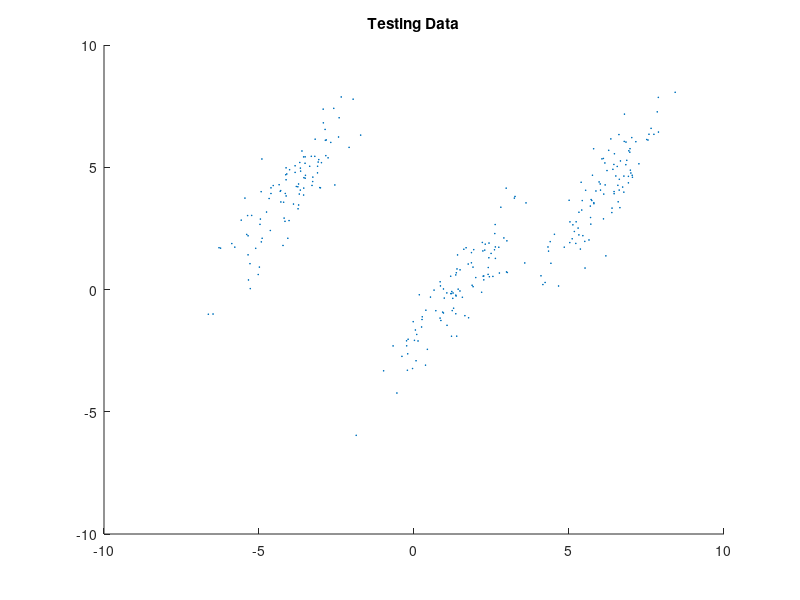

Here is the MATLAB script that generated this plot:
mu1 = [1.5 0];
mu2 = [6 4];
mu3 = [-4 4];

sigma1 = [1 1.5; 1.5 3];
sigma2 = [1 1.5; 1.5 3];
sigma3 = [1 1.5; 1.5 3];

n1 = 100;
n2 = 100;
n3 = 100;

dist1 = mvnrnd(mu1,sigma1,n1);
title1 = "Covariance for Distribution 1";
title12 = "Mean Vector for Distribution 1";
dist1Cov = cov(dist1);
dist1Mean = mean(dist1);
disp(title1);
disp(dist1Cov);
disp(title12);
disp(dist1Mean);

dist2 = mvnrnd(mu2,sigma2,n2);
title2 = "Covariance for Distribution 2";
title22 = "Mean Vector for Distribution 2";
dist2Cov = cov(dist2);
dist2Mean = mean(dist2);
disp(title2);
disp(dist2Cov);
disp(title22);
disp(dist2Mean);


dist3 = mvnrnd(mu3,sigma3,n3);
title3 = "Covariance for Distribution 3";
title32 = "Mean Vector for Distribution 3";
dist3Cov = cov(dist3);
dist3Mean = mean(dist3);
disp(title3);
disp(dist3Cov);
disp(title32);
disp(dist3Mean);

X = [dist1; dist2; dist3];

figure;
scatter(X(:,1),X(:,2),1,'+');
title("Testing Data");
